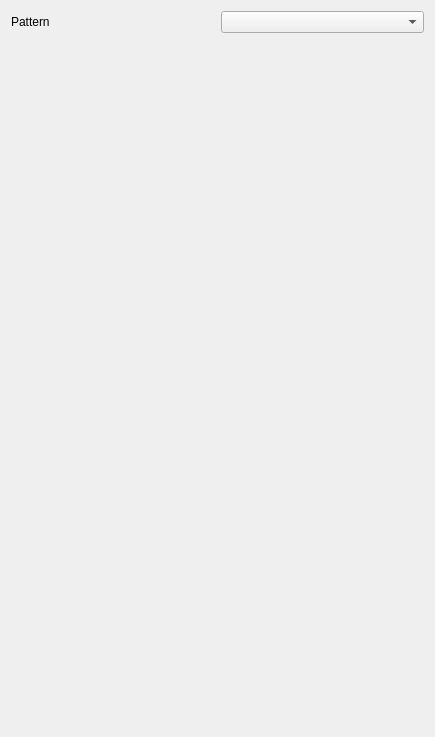
<?xml version="1.0" encoding="UTF-8"?>
<ui version="4.0">
 <class>SettingsWidget</class>
 <widget class="QWidget" name="SettingsWidget">
  <property name="geometry">
   <rect>
    <x>0</x>
    <y>0</y>
    <width>435</width>
    <height>737</height>
   </rect>
  </property>
  <property name="windowTitle">
   <string>Form</string>
  </property>
  <layout class="QVBoxLayout" name="verticalLayout">
   <item>
    <widget class="QWidget" name="patternWidget" native="true">
     <property name="sizePolicy">
      <sizepolicy hsizetype="Preferred" vsizetype="Maximum">
       <horstretch>0</horstretch>
       <verstretch>0</verstretch>
      </sizepolicy>
     </property>
     <layout class="QHBoxLayout" name="horizontalLayout_2">
      <property name="leftMargin">
       <number>0</number>
      </property>
      <property name="topMargin">
       <number>0</number>
      </property>
      <property name="rightMargin">
       <number>0</number>
      </property>
      <property name="bottomMargin">
       <number>0</number>
      </property>
      <item>
       <widget class="QLabel" name="label">
        <property name="text">
         <string>Pattern</string>
        </property>
       </widget>
      </item>
      <item>
       <widget class="QComboBox" name="patternComboBox"/>
      </item>
     </layout>
    </widget>
   </item>
   <item>
    <widget class="SlidingStackedWidget" name="patternOptionWidget" native="true"/>
   </item>
  </layout>
 </widget>
 <customwidgets>
  <customwidget>
   <class>SlidingStackedWidget</class>
   <extends>QWidget</extends>
   <header>slidingstackedwidget.h</header>
   <container>1</container>
  </customwidget>
 </customwidgets>
 <resources/>
 <connections/>
</ui>
